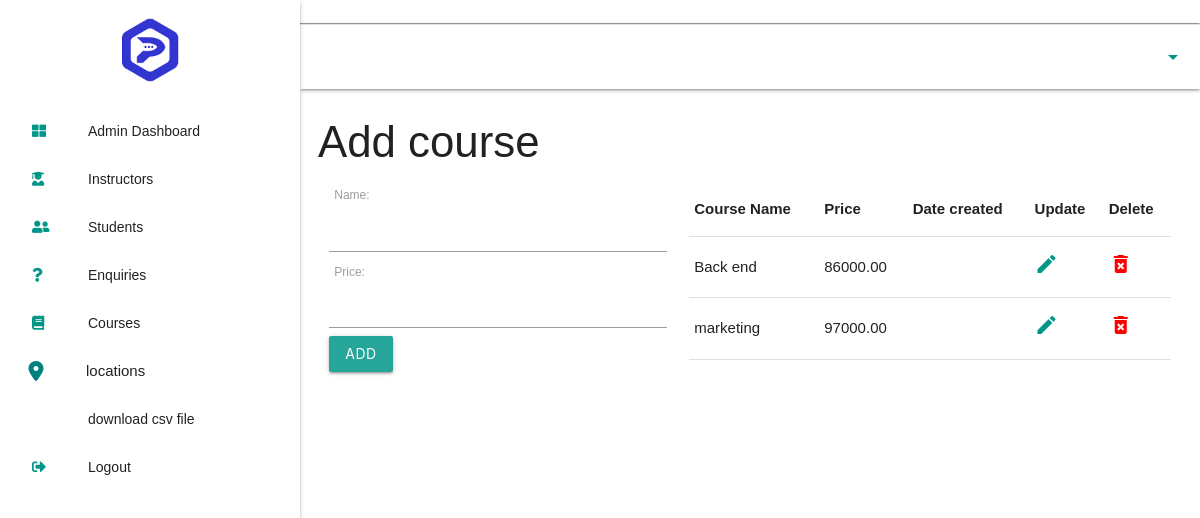
/create_course/, run on the app's committed database.
### parach_dashboard/models.py (models this page shows, shortened)
class Course(models.Model):
    name = models.CharField(max_length=200)
    price = models.DecimalField(max_digits=8, decimal_places=2)
    slug = models.SlugField(null=False)

### parach_dashboard/admin_views.py (the view)
# urls.py: path('create_course/', admin_views.create_course, name='create_course'),
def create_course(request):
    course = Course.objects.all()
    if request.method == 'POST':
        form = CreateCourseForm(request.POST)
        if form.is_valid():
            form.save()
            messages.success(request, 'New course has been created successfully')
            return redirect('.')
    else:
        form = CreateCourseForm()
    context = {
        'form':form,
        'course':course
    }
    return render(request, 'admin_templates/add_course.html',context)

### parach_dashboard/forms.py (shortened to what this page needs)
class CreateCourseForm(forms.ModelForm):
    class Meta:
        model = Course
        fields = [
            'name',
            'price',
        ]

### parach_dashboard/context_processors.py (called while the page is built)
def locationsView(request):
    locations = BranchLocation.objects.all()
    return{
        'locations':locations
    }

### parach_dashboard/models.py (called while the page is built)
    def __str__(self):
        return self.branch_name

### parach_dashboard/templates/admin_templates/add_course.html (shortened to what this page needs)
{% extends 'admin_templates/admin-base.html' %}
{% load materializecss%}
{% load static %}
{% block content %}
<main class="">
    <h3>Add course</h3>
    <div class="row">
        <div class="col s12 m5">
            <form action="" method="POST">
                {{form|materializecss}}
                <button type="submit" class="waves-effect waves-light btn">Add</button>
            </form>
        </div>
        <div class="col s12 m7">
          <table>
            {% if course %}
            <thead>
                <tr>
                    <th>Course Name</th>
                    <th>Price</th>
                    <th>Date created</th>
                    <th>Update</th>
                    <th>Delete</th>
                </tr>
            </thead>
            {%endif%}
            {% for courses in course %}
                <tbody>
                    <tr>
                        <td>{{courses.name}}</td>
                        <td>{{courses.price}}</td>
                        <td>{{courses.added_on}}</td>
                        <td><a href="{% url 'parach_dashboard:update_course' courses.slug%}"><i class="material-icons sidenav-icons">edit</i></a></td>
                        <td><a href="{% url 'parach_dashboard:delete_course' courses.slug%}"><i class="material-icons sidenav-icons" style="color: red !important;">delete_forever</i></a></td>
                    </tr>
                </tbody>
                {% empty %}
                <h3>Sorry, No courses created yet.</h3>
            {%endfor%}
        </table>
        </div>
    </div>
</main>
{% endblock content %}

### static/css/customcss.css (style rules this page uses)
* { box-sizing: border-box; margin: 0; padding: 0; font-family: helvetica; }
:root { --main-color: #3335d1; --second-color:#009688; }
header, main, footer { padding-left: 300px; }
.sidenav-icons { color:var(--second-color)!important; }
main { width: 97vw !important; margin:0 auto; }
label { padding-left: 5px!important; }

### data on the page
Course: name "Back end", price "86000.00"
Course: name "marketing", price "97000.00"
